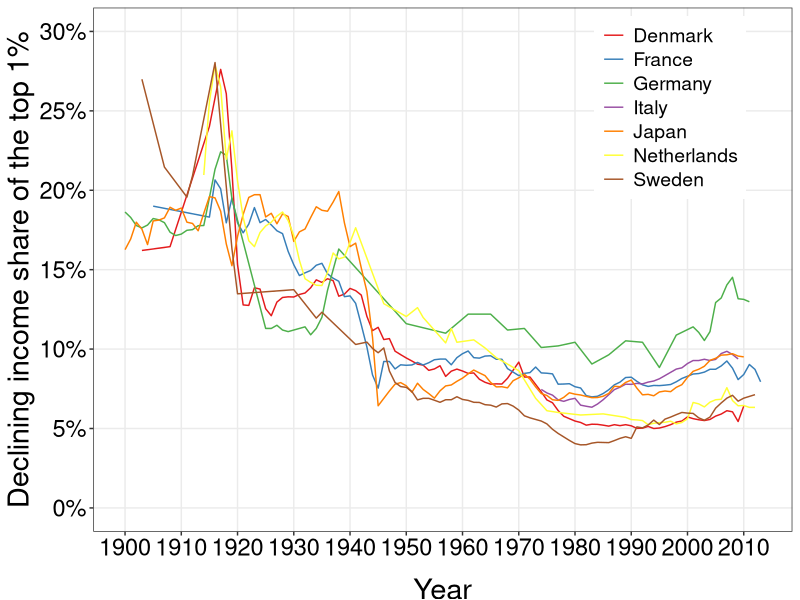
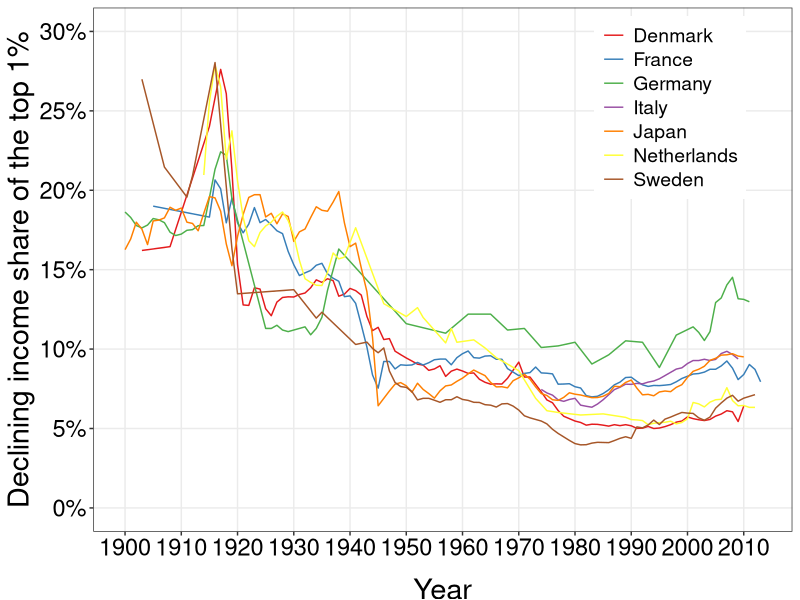

Source code (R) for these figures, in order:
require(shape)
library(tidyverse)
library(lubridate)
library(openxlsx)
library(readxl)

declining_share <- read_excel("capitalism/declining_share.xlsx")

COL <- c("#7fc97f", "#beaed4", "#fdc086", "#ffff99", "#386cb0", "#f0027f", "#bf5b17", "#666666")
COLA <- c("#e0f3db", "#99d8c9","#66c2a4","#41ae76", "#238b45", "#005824", "#f0027f")
COLB <- c("#c6dbef", "#4eb3d3", "#2b8cbe", "#0868ac","#084081", "#9e9ac8","#f0027f")
COLC <- c("#fcfbfd", "#efedf5", "#dadaeb", "#bcbddc", "#9e9ac8", "#807dba", "#6a51a3", "#54278f", "#3f007d")
COLD <- c("#DA3030","#41ae76","#F7DE04", "#4eb3d3","#AE82FF","#386cb0","#F48318","#FA328A", "#DA3030")

# Cleaning the wealth share data. Source: CORE
declining_share_gathered <- declining_share %>% 
  gather(Country, declining_share, c("Denmark", "France", "Germany", "Italy", "Japan", "Netherlands", "Sweden") )

declining_share1 <- declining_share_gathered[-c(1, 112, 223, 334, 445, 556, 667), ]

declining_share2 <- declining_share1 %>%
  mutate(Year = ifelse(Country == "Denmark", ...1, ifelse(Country == "France", ...3, ifelse(Country == "Germany", ...5, ifelse(Country == "Italy", ...7, ifelse(Country == "Japan", ...9, ifelse(Country == "Netherlands", ...11, ifelse(Country == "Sweden", ...13, NA))))))))

declining_share2$declining_share = as.numeric(as.character(declining_share2$declining_share))

declining_share3 <- declining_share2 %>%
  select(-c("...1", "...3", "...5", "...7", "...9", "...11", "...13")) %>%
  filter(!is.na(declining_share)) %>%
  mutate(declining_share_decimal = (declining_share)/100)

#Plotting the data
declining_share_plot <- ggplot(declining_share3, aes(x = Year, y = declining_share_decimal, group = Country, color = Country)) +
  geom_line() +
  ylab("Declining income share of the top 1%") +
  scale_y_continuous(breaks = seq(0, 0.3, by = 0.05), labels = scales::percent_format(accuracy = 1), limits = c(0,0.3)) +
  scale_x_continuous(breaks = seq(1900, 2010, by = 10)) +
  scale_color_brewer(palette = "Set1") +
  theme_bw() +
  theme(panel.grid.minor = element_blank(),
        legend.position = c(0.825, 0.81),
        legend.title = element_blank(),
        axis.title.y = element_text(size = 21, vjust = 1),
        axis.title.x = element_text(size = 21, vjust = -1),
        legend.text = element_text(size = 14),
        axis.text.x = element_text(size = 17, angle = 0, color = "black"),
        axis.text.y = element_text(size = 17, color = "black")
  ) 


print(declining_share_plot) 

#Save plot to PDF
ggsave(declining_share_plot, filename = "declining_share_top_1percent.pdf",
       path = "capitalism",
       width = 9, height = 7, units = "in")
